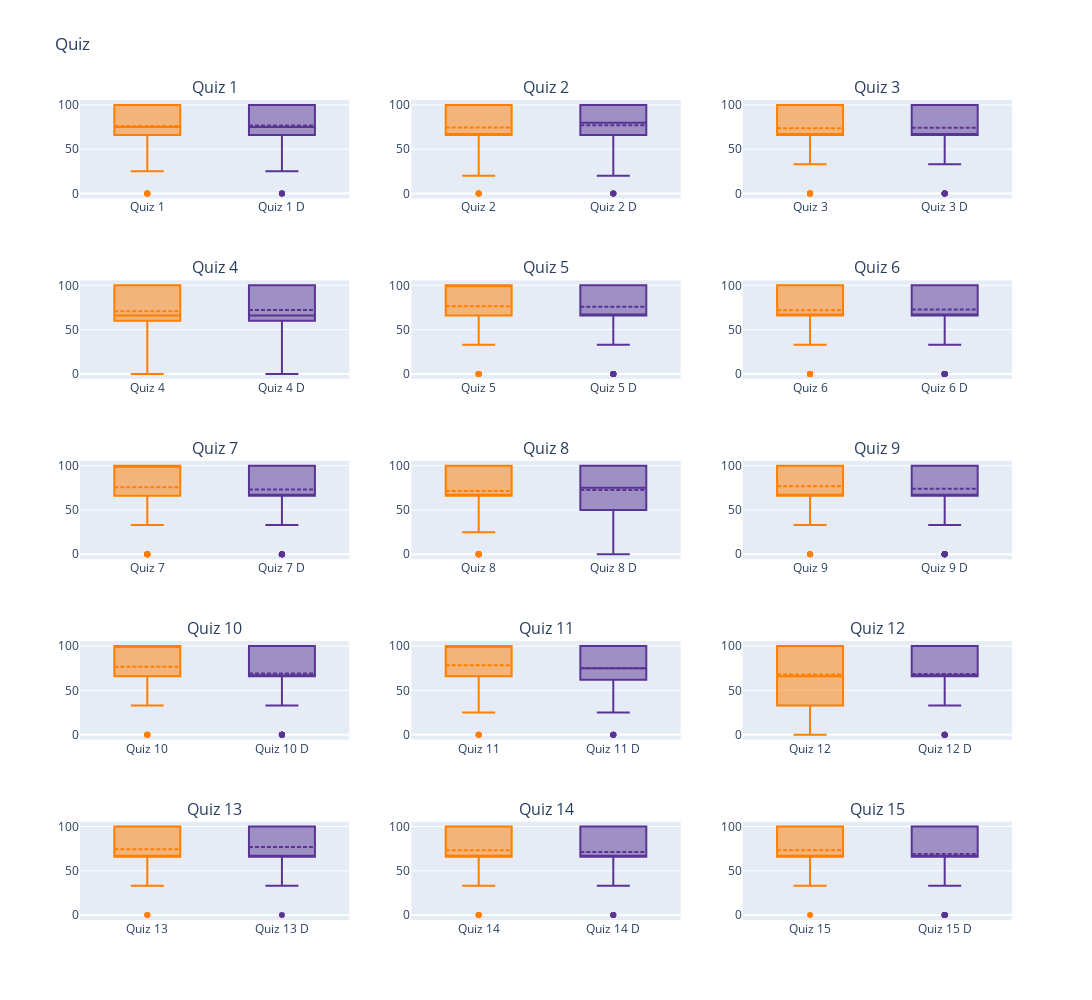

The notebook cell saved with this chart:
### Markdown cell above
### Visualizando BoxPlots

### Code cell
plot_quiz_box(quiz_data=enfermagem, n_rows=5, n_cols=3)

### Figure 1 — Plotly figure (JSON) as saved in the notebook; plotly's stock layout.template omitted (floating-point values rounded to 4 significant figures; data arrays with more than 128 entries replaced by an {"elided": "..."} marker saying what was removed)
{"data": [{"boxmean": true, "marker": {"color": "#FF7F00"}, "name": "Quiz 1", "orientation": "v", "type": "box", "xaxis": "x", "y": {"elided": "196 int values"}, "yaxis": "y"}, {"boxmean": true, "marker": {"color": "#593493"}, "name": "Quiz 1 D", "orientation": "v", "type": "box", "xaxis": "x", "y": {"elided": "193 int values"}, "yaxis": "y"}, {"boxmean": true, "marker": {"color": "#FF7F00"}, "name": "Quiz 2", "orientation": "v", "type": "box", "xaxis": "x2", "y": {"elided": "199 int values"}, "yaxis": "y2"}, {"boxmean": true, "marker": {"color": "#593493"}, "name": "Quiz 2 D", "orientation": "v", "type": "box", "xaxis": "x2", "y": {"elided": "195 int values"}, "yaxis": "y2"}, {"boxmean": true, "marker": {"color": "#FF7F00"}, "name": "Quiz 3", "orientation": "v", "type": "box", "xaxis": "x3", "y": {"elided": "198 int values"}, "yaxis": "y3"}, {"boxmean": true, "marker": {"color": "#593493"}, "name": "Quiz 3 D", "orientation": "v", "type": "box", "xaxis": "x3", "y": {"elided": "192 int values"}, "yaxis": "y3"}, {"boxmean": true, "marker": {"color": "#FF7F00"}, "name": "Quiz 4", "orientation": "v", "type": "box", "xaxis": "x4", "y": {"elided": "198 int values"}, "yaxis": "y4"}, {"boxmean": true, "marker": {"color": "#593493"}, "name": "Quiz 4 D", "orientation": "v", "type": "box", "xaxis": "x4", "y": {"elided": "192 int values"}, "yaxis": "y4"}, {"boxmean": true, "marker": {"color": "#FF7F00"}, "name": "Quiz 5", "orientation": "v", "type": "box", "xaxis": "x5", "y": {"elided": "196 int values"}, "yaxis": "y5"}, {"boxmean": true, "marker": {"color": "#593493"}, "name": "Quiz 5 D", "orientation": "v", "type": "box", "xaxis": "x5", "y": {"elided": "191 int values"}, "yaxis": "y5"}, {"boxmean": true, "marker": {"color": "#FF7F00"}, "name": "Quiz 6", "orientation": "v", "type": "box", "xaxis": "x6", "y": {"elided": "197 int values"}, "yaxis": "y6"}, {"boxmean": true, "marker": {"color": "#593493"}, "name": "Quiz 6 D", "orientation": "v", "type": "box", "xaxis": "x6", "y": {"elided": "189 int values"}, "yaxis": "y6"}, {"boxmean": true, "marker": {"color": "#FF7F00"}, "name": "Quiz 7", "orientation": "v", "type": "box", "xaxis": "x7", "y": {"elided": "196 int values"}, "yaxis": "y7"}, {"boxmean": true, "marker": {"color": "#593493"}, "name": "Quiz 7 D", "orientation": "v", "type": "box", "xaxis": "x7", "y": {"elided": "192 int values"}, "yaxis": "y7"}, {"boxmean": true, "marker": {"color": "#FF7F00"}, "name": "Quiz 8", "orientation": "v", "type": "box", "xaxis": "x8", "y": {"elided": "196 int values"}, "yaxis": "y8"}, {"boxmean": true, "marker": {"color": "#593493"}, "name": "Quiz 8 D", "orientation": "v", "type": "box", "xaxis": "x8", "y": {"elided": "194 int values"}, "yaxis": "y8"}, {"boxmean": true, "marker": {"color": "#FF7F00"}, "name": "Quiz 9", "orientation": "v", "type": "box", "xaxis": "x9", "y": {"elided": "199 int values"}, "yaxis": "y9"}, {"boxmean": true, "marker": {"color": "#593493"}, "name": "Quiz 9 D", "orientation": "v", "type": "box", "xaxis": "x9", "y": {"elided": "196 int values"}, "yaxis": "y9"}, {"boxmean": true, "marker": {"color": "#FF7F00"}, "name": "Quiz 10", "orientation": "v", "type": "box", "xaxis": "x10", "y": {"elided": "198 int values"}, "yaxis": "y10"}, {"boxmean": true, "marker": {"color": "#593493"}, "name": "Quiz 10 D", "orientation": "v", "type": "box", "xaxis": "x10", "y": {"elided": "195 int values"}, "yaxis": "y10"}, {"boxmean": true, "marker": {"color": "#FF7F00"}, "name": "Quiz 11", "orientation": "v", "type": "box", "xaxis": "x11", "y": {"elided": "146 int values"}, "yaxis": "y11"}, {"boxmean": true, "marker": {"color": "#593493"}, "name": "Quiz 11 D", "orientation": "v", "type": "box", "xaxis": "x11", "y": {"elided": "145 int values"}, "yaxis": "y11"}, {"boxmean": true, "marker": {"color": "#FF7F00"}, "name": "Quiz 12", "orientation": "v", "type": "box", "xaxis": "x12", "y": [0, 66, 66, 100, 66, 33, 0, 100, 0, 66, 33, 66, 66, 66, 100, 66, 33, 100, 66, 100, 100, 100, 33, 100, 100, 100, 0, 66, 66, 33, 0, 33, 33, 100, 100, 100, 100, 100, 100, 100, 100, 0, 66, 100, 33, 66, 100, 100, 66, 100, 66, 66, 100, 66, 66, 33, 100, 100, 66, 33, 66, 66], "yaxis": "y12"}, {"boxmean": true, "marker": {"color": "#593493"}, "name": "Quiz 12 D", "orientation": "v", "type": "box", "xaxis": "x12", "y": [0, 33, 66, 66, 66, 33, 33, 100, 66, 66, 66, 100, 66, 100, 100, 66, 66, 100, 66, 66, 100, 66, 0, 100, 100, 100, 0, 66, 100, 0, 66, 33, 33, 66, 0, 100, 100, 66, 100, 33, 100, 100, 33, 66, 100, 66, 66, 100, 100, 66, 66, 66, 66, 100, 66, 100, 0, 100, 100, 100, 66, 66], "yaxis": "y12"}, {"boxmean": true, "marker": {"color": "#FF7F00"}, "name": "Quiz 13", "orientation": "v", "type": "box", "xaxis": "x13", "y": [33, 66, 66, 66, 100, 33, 33, 66, 100, 66, 66, 66, 66, 100, 100, 100, 66, 66, 66, 66, 66, 100, 66, 100, 100, 66, 66, 66, 66, 33, 33, 66, 33, 66, 66, 66, 100, 100, 100, 66, 100, 100, 0, 100, 100, 66, 66, 100, 100, 100, 66, 100, 100, 100, 66, 100, 100, 100, 100, 66, 0, 66, 66], "yaxis": "y13"}, {"boxmean": true, "marker": {"color": "#593493"}, "name": "Quiz 13 D", "orientation": "v", "type": "box", "xaxis": "x13", "y": [66, 33, 100, 66, 100, 33, 33, 66, 66, 66, 66, 66, 66, 100, 100, 66, 66, 66, 33, 66, 66, 100, 100, 100, 100, 100, 33, 66, 100, 100, 0, 33, 66, 100, 100, 100, 100, 66, 100, 33, 100, 100, 66, 100, 100, 33, 100, 100, 100, 66, 100, 100, 100, 100, 100, 100, 66, 100, 66, 66, 66, 66, 66], "yaxis": "y13"}, {"boxmean": true, "marker": {"color": "#FF7F00"}, "name": "Quiz 14", "orientation": "v", "type": "box", "xaxis": "x14", "y": [0, 66, 66, 100, 100, 100, 66, 100, 33, 100, 66, 66, 66, 33, 100, 66, 100, 66, 66, 66, 100, 100, 66, 66, 66, 66, 66, 66, 100, 33, 66, 33, 66, 66, 100, 100, 100, 100, 100, 66, 100, 100, 0, 100, 100, 0, 66, 100, 66, 66, 100, 66, 66, 100, 66, 100, 0, 100, 100, 66, 66, 66, 66], "yaxis": "y14"}, {"boxmean": true, "marker": {"color": "#593493"}, "name": "Quiz 14 D", "orientation": "v", "type": "box", "xaxis": "x14", "y": [33, 66, 66, 66, 66, 66, 33, 66, 66, 33, 100, 33, 66, 66, 100, 66, 100, 66, 66, 66, 100, 100, 0, 66, 100, 66, 33, 66, 100, 66, 33, 33, 0, 100, 100, 100, 100, 100, 100, 33, 100, 100, 66, 100, 66, 66, 100, 100, 100, 66, 33, 100, 66, 100, 66, 100, 33, 100, 100, 66, 0, 66, 100], "yaxis": "y14"}, {"boxmean": true, "marker": {"color": "#FF7F00"}, "name": "Quiz 15", "orientation": "v", "type": "box", "xaxis": "x15", "y": [33, 66, 66, 100, 66, 100, 0, 66, 100, 66, 100, 100, 66, 66, 100, 66, 33, 33, 33, 66, 66, 100, 100, 66, 66, 100, 66, 66, 66, 66, 33, 33, 33, 66, 100, 100, 100, 33, 100, 66, 33, 100, 33, 100, 100, 66, 100, 100, 66, 66, 100, 100, 100, 100, 66, 66, 66, 100, 100, 66, 66, 66, 100], "yaxis": "y15"}, {"boxmean": true, "marker": {"color": "#593493"}, "name": "Quiz 15 D", "orientation": "v", "type": "box", "xaxis": "x15", "y": [66, 100, 100, 100, 66, 100, 33, 66, 100, 66, 0, 0, 66, 66, 100, 66, 66, 33, 33, 100, 0, 66, 0, 66, 66, 100, 33, 66, 100, 66, 0, 0, 33, 100, 100, 100, 100, 66, 100, 66, 100, 100, 66, 66, 100, 33, 66, 100, 100, 66, 100, 100, 100, 100, 66, 66, 100, 100, 100, 0, 66, 33], "yaxis": "y15"}], "layout": {"annotations": [{"font": {"size": 16}, "showarrow": false, "text": "Quiz 1", "x": 0.1444, "xanchor": "center", "xref": "paper", "y": 1, "yanchor": "bottom", "yref": "paper"}, {"font": {"size": 16}, "showarrow": false, "text": "Quiz 2", "x": 0.5, "xanchor": "center", "xref": "paper", "y": 1, "yanchor": "bottom", "yref": "paper"}, {"font": {"size": 16}, "showarrow": false, "text": "Quiz 3", "x": 0.8556, "xanchor": "center", "xref": "paper", "y": 1, "yanchor": "bottom", "yref": "paper"}, {"font": {"size": 16}, "showarrow": false, "text": "Quiz 4", "x": 0.1444, "xanchor": "center", "xref": "paper", "y": 0.78, "yanchor": "bottom", "yref": "paper"}, {"font": {"size": 16}, "showarrow": false, "text": "Quiz 5", "x": 0.5, "xanchor": "center", "xref": "paper", "y": 0.78, "yanchor": "bottom", "yref": "paper"}, {"font": {"size": 16}, "showarrow": false, "text": "Quiz 6", "x": 0.8556, "xanchor": "center", "xref": "paper", "y": 0.78, "yanchor": "bottom", "yref": "paper"}, {"font": {"size": 16}, "showarrow": false, "text": "Quiz 7", "x": 0.1444, "xanchor": "center", "xref": "paper", "y": 0.56, "yanchor": "bottom", "yref": "paper"}, {"font": {"size": 16}, "showarrow": false, "text": "Quiz 8", "x": 0.5, "xanchor": "center", "xref": "paper", "y": 0.56, "yanchor": "bottom", "yref": "paper"}, {"font": {"size": 16}, "showarrow": false, "text": "Quiz 9", "x": 0.8556, "xanchor": "center", "xref": "paper", "y": 0.56, "yanchor": "bottom", "yref": "paper"}, {"font": {"size": 16}, "showarrow": false, "text": "Quiz 10", "x": 0.1444, "xanchor": "center", "xref": "paper", "y": 0.34, "yanchor": "bottom", "yref": "paper"}, {"font": {"size": 16}, "showarrow": false, "text": "Quiz 11", "x": 0.5, "xanchor": "center", "xref": "paper", "y": 0.34, "yanchor": "bottom", "yref": "paper"}, {"font": {"size": 16}, "showarrow": false, "text": "Quiz 12", "x": 0.8556, "xanchor": "center", "xref": "paper", "y": 0.34, "yanchor": "bottom", "yref": "paper"}, {"font": {"size": 16}, "showarrow": false, "text": "Quiz 13", "x": 0.1444, "xanchor": "center", "xref": "paper", "y": 0.12, "yanchor": "bottom", "yref": "paper"}, {"font": {"size": 16}, "showarrow": false, "text": "Quiz 14", "x": 0.5, "xanchor": "center", "xref": "paper", "y": 0.12, "yanchor": "bottom", "yref": "paper"}, {"font": {"size": 16}, "showarrow": false, "text": "Quiz 15", "x": 0.8556, "xanchor": "center", "xref": "paper", "y": 0.12, "yanchor": "bottom", "yref": "paper"}], "height": 1000, "showlegend": false, "title": {"text": "Quiz"}, "width": 1250, "xaxis": {"anchor": "y", "domain": [0, 0.2889]}, "xaxis10": {"anchor": "y10", "domain": [0, 0.2889]}, "xaxis11": {"anchor": "y11", "domain": [0.3556, 0.6444]}, "xaxis12": {"anchor": "y12", "domain": [0.7111, 1]}, "xaxis13": {"anchor": "y13", "domain": [0, 0.2889]}, "xaxis14": {"anchor": "y14", "domain": [0.3556, 0.6444]}, "xaxis15": {"anchor": "y15", "domain": [0.7111, 1]}, "xaxis2": {"anchor": "y2", "domain": [0.3556, 0.6444]}, "xaxis3": {"anchor": "y3", "domain": [0.7111, 1]}, "xaxis4": {"anchor": "y4", "domain": [0, 0.2889]}, "xaxis5": {"anchor": "y5", "domain": [0.3556, 0.6444]}, "xaxis6": {"anchor": "y6", "domain": [0.7111, 1]}, "xaxis7": {"anchor": "y7", "domain": [0, 0.2889]}, "xaxis8": {"anchor": "y8", "domain": [0.3556, 0.6444]}, "xaxis9": {"anchor": "y9", "domain": [0.7111, 1]}, "yaxis": {"anchor": "x", "domain": [0.88, 1]}, "yaxis10": {"anchor": "x10", "domain": [0.22, 0.34]}, "yaxis11": {"anchor": "x11", "domain": [0.22, 0.34]}, "yaxis12": {"anchor": "x12", "domain": [0.22, 0.34]}, "yaxis13": {"anchor": "x13", "domain": [0, 0.12]}, "yaxis14": {"anchor": "x14", "domain": [0, 0.12]}, "yaxis15": {"anchor": "x15", "domain": [0, 0.12]}, "yaxis2": {"anchor": "x2", "domain": [0.88, 1]}, "yaxis3": {"anchor": "x3", "domain": [0.88, 1]}, "yaxis4": {"anchor": "x4", "domain": [0.66, 0.78]}, "yaxis5": {"anchor": "x5", "domain": [0.66, 0.78]}, "yaxis6": {"anchor": "x6", "domain": [0.66, 0.78]}, "yaxis7": {"anchor": "x7", "domain": [0.44, 0.56]}, "yaxis8": {"anchor": "x8", "domain": [0.44, 0.56]}, "yaxis9": {"anchor": "x9", "domain": [0.44, 0.56]}}}
